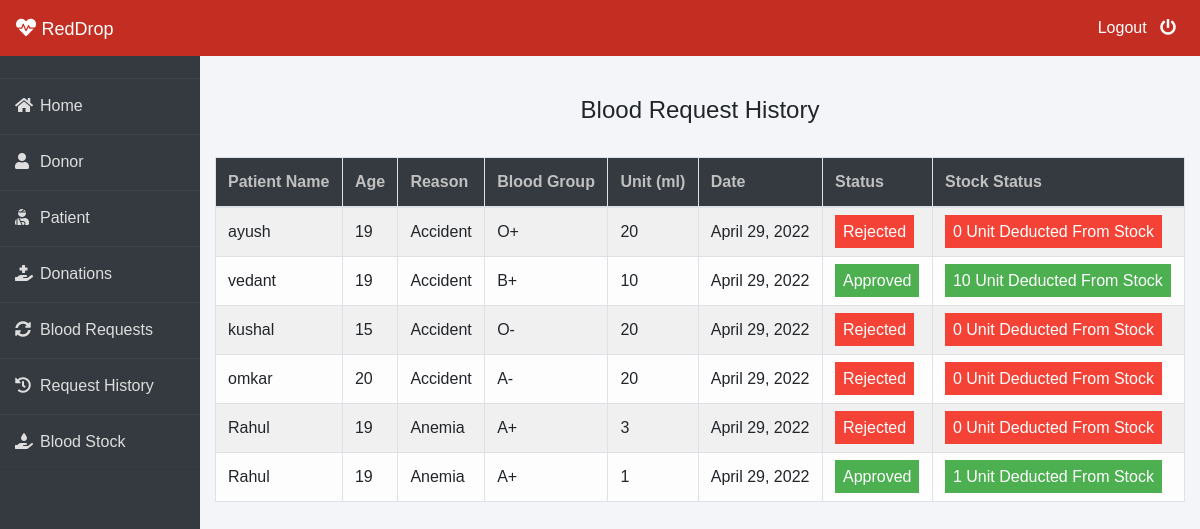
Screenshot of /admin-request-history (signed in) with the database file from the repository.
### blood/models.py (models this page shows, shortened)
class BloodRequest(models.Model):
    request_by_patient=models.ForeignKey(pmodels.Patient,null=True,on_delete=models.CASCADE)
    request_by_donor=models.ForeignKey(dmodels.Donor,null=True,on_delete=models.CASCADE)
    patient_name=models.CharField(max_length=30)
    patient_age=models.PositiveIntegerField()
    reason=models.CharField(max_length=500)
    bloodgroup=models.CharField(max_length=10)
    unit=models.PositiveIntegerField(default=0)
    status=models.CharField(max_length=20,default="Pending")
    date=models.DateField(auto_now=True)

### blood/views.py (the view)
# urls.py: path('admin-request-history', views.admin_request_history_view,name='admin-request-history'),
@login_required(login_url='adminlogin')
def admin_request_history_view(request):
    requests=models.BloodRequest.objects.all().exclude(status='Pending')
    return render(request,'blood/admin_request_history.html',{'requests':requests})

### templates/blood/admin_request_history.html (shortened to what this page needs)
{% extends 'blood/adminbase.html' %}
{% block content %}
{% load widget_tweaks %}
{%load static%}
<head>
</head>
<br><br>
<div class="container">
    <H4 class="text-center">Blood Request History</H4><br>
    <table class="table table-light table-hover table-bordered table-striped">
        <thead class="bg-dark">
            <tr>
                <th scope="col" style="color: rgb(192, 192, 192);">Patient Name</th>
                <th scope="col" style="color: rgb(192, 192, 192);">Age</th>
                <th scope="col" style="color: rgb(192, 192, 192);">Reason</th>
                <th scope="col" style="color: rgb(192, 192, 192);">Blood Group</th>
                <th scope="col" style="color: rgb(192, 192, 192);">Unit (ml)</th>
                <th scope="col" style="color: rgb(192, 192, 192);">Date</th>
                <th scope="col" style="color: rgb(192, 192, 192);">Status</th>
                <th scope="col" style="color: rgb(192, 192, 192);">Stock Status</th>
            </tr>
        </thead>
        <tbody>
            {% for t in requests %}
            <tr>
                <td> {{t.patient_name}}</td>
                <td>{{t.patient_age}}</td>
                <td>{{t.reason}}</td>
                <td>{{t.bloodgroup}}</td>
                <td>{{t.unit}}</td>
                <td>{{t.date}}</td>
                {% if t.status == 'Approved' %}
                <td><span class="label success"> Approved</span></td>
                <td><span class="label success"> {{t.unit}} Unit Deducted From Stock</span></td>
                {% else %}
                <td><span class="label danger">Rejected</span></td>
                <td><span class="label danger"> 0 Unit Deducted From Stock</span></td>
                {% endif %}
            </tr>
            {% endfor %}
        </tbody>
    </table>
</div>
{% endblock content %}

### templates/blood/adminbase.html (shortened to what this page needs)
<!DOCTYPE html>
<html lang="en">
<head>
    <link rel="stylesheet" href="https://maxcdn.bootstrapcdn.com/bootstrap/4.0.0/css/bootstrap.min.css">
    <link rel="stylesheet" href="https://cdnjs.cloudflare.com/ajax/libs/font-awesome/5.14.0/css/all.css">
</head>
<body>
    <nav class="navbar navbar-expand-lg navbar-light fixed-top bg-danger">
        <a style="color:white;" class="navbar-brand" href="/"><i class="fa fa-heartbeat"></i>&nbsp;<font face = "Comic sans MS" size ="4">RedDrop</font></a>
        <div class="navbar-collapse collapse w-100 order-3 dual-collapse2">
            <ul class="navbar-nav ml-auto">
                <li class="nav-item">
                    <a class="nav-link" style="color: white;" href="/logout">Logout &nbsp; <i class="fas fa-power-off"></i></a>
                </li>
            </ul>
        </div>
      </nav>
<br><br>
<div class="wrapper">
    <div class="sidebar">
        <ul>
            <li><a style="text-decoration:none;" href="/"><i class="fas fa-home"></i>Home</a></li>
            <li><a style="text-decoration:none;" href="/admin-donor"><i class="fas fa-user"></i>Donor</a></li>
            <li><a style="text-decoration:none;" href="/admin-patient"><i class="fas fa-user-injured"></i>Patient</a></li>
            <li><a style="text-decoration:none;" href="/admin-donation"><i class="fas fa-hand-holding-medical"></i>Donations</a></li>
            <li><a style="text-decoration:none;" href="/admin-request"><i class="fas fa-sync-alt"></i>Blood Requests</a></li>
            <li><a style="text-decoration:none;" href="/admin-request-history"><i class="fas fa-history"></i>Request History</a></li>
            <li><a style="text-decoration:none;" href="/admin-blood"><i class="fas fa-hand-holding-water"></i>Blood Stock</a></li>
        </ul>
    </div>
    <div class="main_content">
{% block content %}
{% endblock content %}
    </div>
</div>
</body>
</html>

### templates/blood/adminbase.html (style rules this page uses)
* { margin: 0; padding: 0; box-sizing: border-box; list-style: none; text-decoration: none; font-family: 'Josefin Sans', sans-serif; }
body { background-color: #f3f5f9; }
.bg-danger { background-color: #c32d22!important; }
.wrapper { display: flex; position: relative; }
.wrapper .sidebar { width: 200px; height: 100%; background: #343a40; padding: 30px 0px; position: fixed; }
.wrapper .sidebar ul li { padding: 15px; border-bottom: 1px solid #dedede; border-bottom: 1px solid rgba(0,0,0,0.05); border-top: 1px solid rgba(255,255,255,0.05); }
.wrapper .sidebar ul li a { color: #dedede; display: block; }
.wrapper .sidebar ul li a .fas { width: 25px; }
.wrapper .main_content { width: 100%; margin-left: 200px; }

### templates/blood/admin_request_history.html (style rules this page uses)
.label { color: white; padding: 8px; }
.success { background-color: #4CAF50; }
.danger { background-color: #f44336; }

### rows the page displays
BloodRequest: patient_name "ayush", patient_age "19", reason "Accident", bloodgroup "O+", unit "20", date "April 29, 2022", status "Rejected"
BloodRequest: patient_name "vedant", patient_age "19", reason "Accident", bloodgroup "B+", unit "10", date "April 29, 2022"
BloodRequest: patient_name "kushal", patient_age "15", reason "Accident", bloodgroup "O-", unit "20", date "April 29, 2022", status "Rejected"
BloodRequest: patient_name "omkar", patient_age "20", reason "Accident", bloodgroup "A-", unit "20", date "April 29, 2022", status "Rejected"
BloodRequest: patient_name "Rahul", patient_age "19", reason "Anemia", bloodgroup "A+", unit "3", date "April 29, 2022", status "Rejected"
BloodRequest: patient_name "Rahul", patient_age "19", reason "Anemia", bloodgroup "A+", unit "1", date "April 29, 2022"
